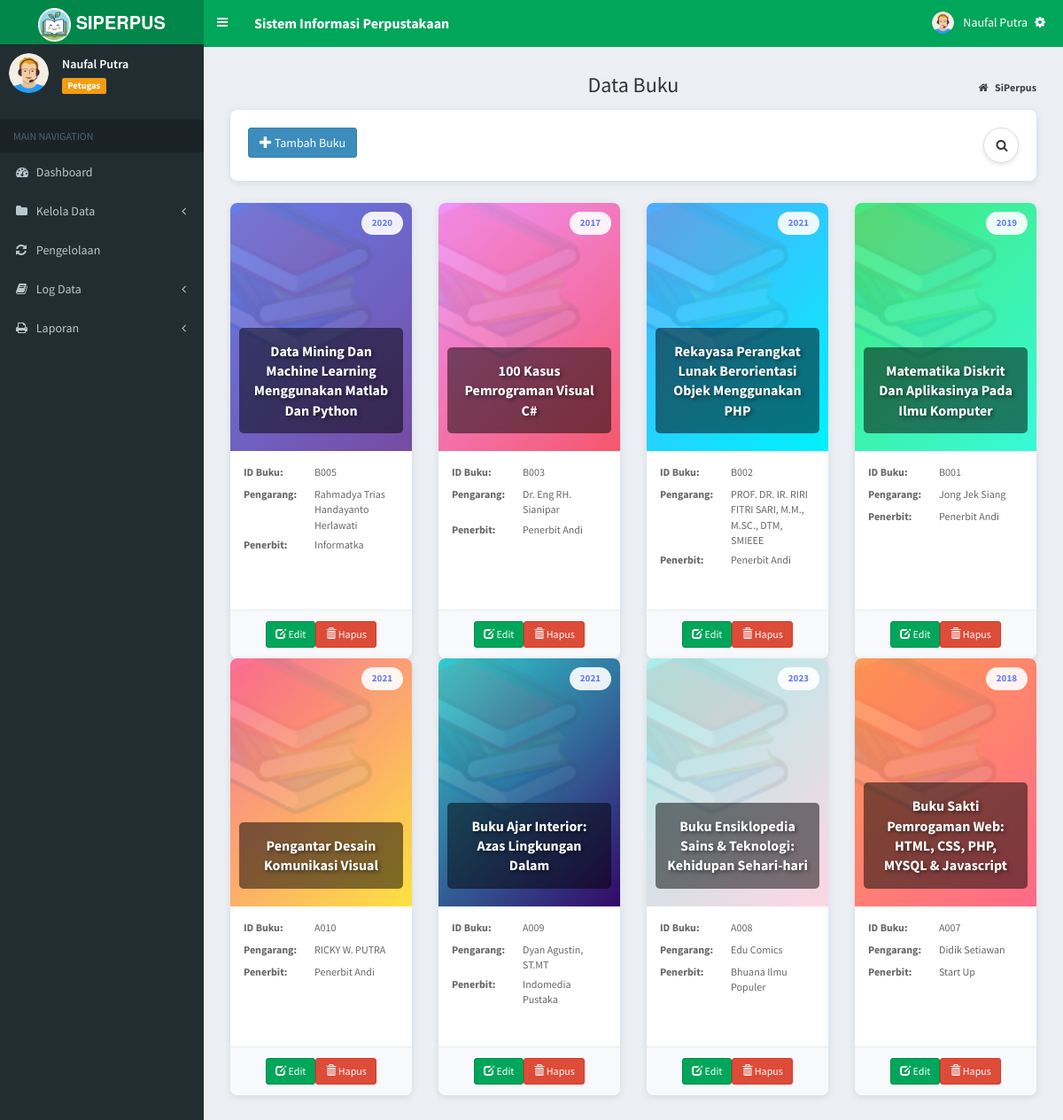
Screenshot of /index.php?page=MyApp/data_buku (signed in) with the database file from the repository.
### tables this page shows
CREATE TABLE `tb_buku` (
  `id_buku` varchar(10) NOT NULL,
  `judul_buku` varchar(500) NOT NULL,
  `pengarang` varchar(100) NOT NULL,
  `penerbit` varchar(100) NOT NULL,
  `th_terbit` year NOT NULL,
  `foto_buku` varchar(255) DEFAULT NULL,
  PRIMARY KEY (`id_buku`)
);

### admin/buku/data_buku.php (the view, shortened to what this page needs)
<section class="content-header">
	<h1 style="text-align:center;">
		Data Buku
	</h1>
	<ol class="breadcrumb">
		<li>
			<a href="index.php">
				<i class="fa fa-home"></i>
				<b>SiPerpus</b>
			</a>
		</li>
	</ol>
</section>
<section class="content">
	<div class="filter-section">
    <div class="row">
        <div class="col-md-6 col-xs-6">
            <a href="?page=MyApp/add_buku" class="btn btn-primary">
                <i class="glyphicon glyphicon-plus"></i> <span class="hidden-xs">Tambah Buku</span>
            </a>
        </div>
        <div class="col-md-6 col-xs-6">
            <div class="search-wrapper">
                <div class="search-box" id="searchBox">
                    <div class="search-icon" id="toggleSearch">
                        <i class="fa fa-search"></i>
                    </div>
                </div>
            </div>
        </div>
    </div>
</div>
	<div class="row" id="bookContainer">
		<?php
		$sql = $koneksi->query("SELECT * from tb_buku ORDER BY id_buku DESC");
		$gradients = [
			'linear-gradient(135deg, #667eea 0%, #764ba2 100%)',
			'linear-gradient(135deg, #f093fb 0%, #f5576c 100%)',
			'linear-gradient(135deg, #4facfe 0%, #00f2fe 100%)',
			'linear-gradient(135deg, #43e97b 0%, #38f9d7 100%)',
			'linear-gradient(135deg, #fa709a 0%, #fee140 100%)',
			'linear-gradient(135deg, #30cfd0 0%, #330867 100%)',
			'linear-gradient(135deg, #a8edea 0%, #fed6e3 100%)',
			'linear-gradient(135deg, #ff9a56 0%, #ff6a88 100%)',
			'linear-gradient(135deg, #89f7fe 0%, #66a6ff 100%)',
			'linear-gradient(135deg, #fddb92 0%, #d1fdff 100%)'
		];
		$count = 0;
		while ($data = $sql->fetch_assoc()) {
			$gradient = $gradients[$count % count($gradients)];
			$count++;
			$hasCover = !empty($data['foto_buku']) && file_exists("foto_buku/".$data['foto_buku']);
		?>
		<div class="col-lg-3 col-md-4 col-sm-6 col-xs-12 book-item"
			data-title="<?php echo strtolower($data['judul_buku']); ?>"
			data-author="<?php echo strtolower($data['pengarang']); ?>"
			data-publisher="<?php echo strtolower($data['penerbit']); ?>">
			<div class="book-card">
				<?php if ($hasCover) { ?>
					<div class="book-cover" style="background-image: url('foto_buku/<?php echo $data['foto_buku']; ?>');">
						<span class="book-badge"><?php echo $data['th_terbit']; ?></span>
						<div class="book-title-cover">
							<?php echo $data['judul_buku']; ?>
						</div>
					</div>
				<?php } else { ?>
					<div class="book-cover no-image" style="background: <?php echo $gradient; ?>">
						<span class="book-badge"><?php echo $data['th_terbit']; ?></span>
						<div class="book-title-cover">
							<?php echo $data['judul_buku']; ?>
						</div>
					</div>
				<?php } ?>
				<div class="book-details">
					<div class="book-info">
						<strong>ID Buku:</strong> <?php echo $data['id_buku']; ?>
					</div>
					<div class="book-info">
						<strong>Pengarang:</strong> <?php echo $data['pengarang']; ?>
					</div>
					<div class="book-info">
						<strong>Penerbit:</strong> <?php echo $data['penerbit']; ?>
					</div>
				</div>
				<div class="book-actions">
					<a href="?page=MyApp/edit_buku&kode=<?php echo $data['id_buku']; ?>"
						title="Edit" class="btn btn-success btn-sm">
						<i class="glyphicon glyphicon-edit"></i> Edit
					</a>
					<a href="?page=MyApp/del_buku&kode=<?php echo $data['id_buku']; ?>"
						onclick="return confirm('Yakin Hapus Data Ini ?')"
						title="Hapus" class="btn btn-danger btn-sm">
						<i class="glyphicon glyphicon-trash"></i> Hapus
					</a>
				</div>
			</div>
		</div>
		<?php
		}
		?>
	</div>
</section>

### admin/buku/data_buku.php (style rules this page uses)
#bookContainer { display: flex; flex-wrap: wrap; }
.book-card { display: flex; flex-direction: column; height: 100%; background: #fff; border-radius: 8px; box-shadow: 0 2px 8px rgba(0,0,0,0.1); overflow: hidden; transition: transform 0.3s ease, box-shadow 0.3s ease; margin-bottom: 25px; position: relative; }
.book-cover { width: 100%; height: 280px; display: flex; align-items: flex-end; justify-content: center; position: relative; overflow: hidden; background-size: cover; background-position: center; }
.book-cover.no-image { background: linear-gradient(135deg, #667eea 0%, #764ba2 100%); }
.book-cover.no-image::before { content: ''; position: absolute; top: 0; left: 0; right: 0; bottom: 0; }
.book-title-cover { color: white; font-size: 16px; font-weight: bold; text-align: center; padding: 15px 10px; margin-bottom: 20px; z-index: 1; position: relative; text-shadow: 2px 2px 4px rgba(0,0,0,0.5); line-height: 1.4; background: rgba(0,0,0,0.5); width: 90%; border-radius: 5px; }
.book-badge { position: absolute; top: 10px; right: 10px; background: rgba(255,255,255,0.9); padding: 5px 12px; border-radius: 15px; font-size: 11px; font-weight: bold; color: #667eea; z-index: 2; }
.book-details { padding: 15px; flex-grow: 1; }
.book-info { margin-bottom: 5px; font-size: 13px; color: #666; word-wrap: break-word; }
.book-info { min-height: 20px; }
.book-actions { margin-top: auto; padding: 12px 15px; background: #f8f9fa; border-top: 1px solid #e9ecef; display: flex; justify-content: center; }
.filter-section { background: white; padding: 20px; border-radius: 8px; box-shadow: 0 2px 8px rgba(0,0,0,0.1); margin-bottom: 25px; }
.search-wrapper { display: flex; justify-content: flex-end; align-items: center; }
.search-box { width: 40px; height: 40px; background: #fff; line-height: 40px; border-radius: 20px; box-shadow: 0 2px 5px rgba(0,0,0,0.1); transition: all 0.4s ease; display: flex; align-items: center; overflow: hidden; border: 1px solid #ddd; }
.search-icon { width: 40px; height: 40px; flex-shrink: 0; display: flex; justify-content: center; align-items: center; cursor: pointer; color: #333; }
.book-info { font-size: 12px; margin-bottom: 5px; display: flex; }
.book-info strong { width: 80px; flex-shrink: 0; }

### rows the page displays
tb_buku: th_terbit "2020", judul_buku "Data Mining Dan Machine Learning Menggunakan Matlab Dan Python", id_buku "B005", pengarang "Rahmadya Trias Handayanto Herlawati", penerbit "Informatka"
tb_buku: th_terbit "2017", judul_buku "100 Kasus Pemrograman Visual C#", id_buku "B003", pengarang "Dr. Eng RH. Sianipar", penerbit "Penerbit Andi"
tb_buku: th_terbit "2021", judul_buku "Rekayasa Perangkat Lunak Berorientasi Objek Menggunakan PHP", id_buku "B002", pengarang "PROF. DR. IR. RIRI FITRI SARI, M.M., M.SC., DTM, SMIEEE", penerbit "Penerbit Andi"
tb_buku: th_terbit "2019", judul_buku "Matematika Diskrit Dan Aplikasinya Pada Ilmu Komputer", id_buku "B001", pengarang "Jong Jek Siang", penerbit "Penerbit Andi"
tb_buku: th_terbit "2021", judul_buku "Pengantar Desain Komunikasi Visual", id_buku "A010", pengarang "RICKY W. PUTRA", penerbit "Penerbit Andi"
tb_buku: th_terbit "2021", judul_buku "Buku Ajar Interior: Azas Lingkungan Dalam", id_buku "A009", pengarang "Dyan Agustin, ST.MT", penerbit "Indomedia Pustaka"
tb_buku: th_terbit "2023", judul_buku "Buku Ensiklopedia Sains & Teknologi: Kehidupan Sehari-hari", id_buku "A008", pengarang "Edu Comics", penerbit "Bhuana Ilmu Populer"
tb_buku: th_terbit "2018", judul_buku "Buku Sakti Pemrogaman Web: HTML, CSS, PHP, MYSQL & Javascript", id_buku "A007", pengarang "Didik Setiawan", penerbit "Start Up"

### other values shown
$data_nama "Naufal Putra"
$data_level "Petugas"
